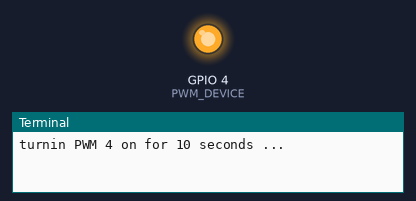
Recording of a program running on a simulated Raspberry Pi (BCM pin numbers). On the bench: output pins drawn as LEDs (lit = HIGH), the last lines printed to the terminal. At 10.0 s the program stops and its outputs stay as they are.

Above: at 0.1 s.
At 10.1 s:
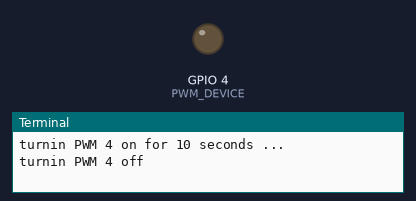
Timing chart, 0 to 11.5 s (numbered marks = the images above):
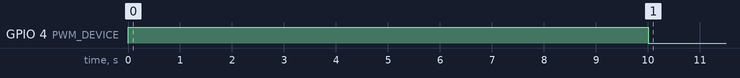

Measured:
- by itself, GPIO 4 (PWM_DEVICE): LOW → HIGH at 0.00 s, → LOW 10.0 s later

The program:

fan_on.py
```python
#!/usr/bin/env python3

from gpiozero import PWMOutputDevice
from time import sleep

PWM_DEVICE = 4

pwm = PWMOutputDevice(PWM_DEVICE)

print("turnin PWM " + str(PWM_DEVICE) + " on for 10 seconds ...")
pwm.on()
sleep(10)
print("turnin PWM " + str(PWM_DEVICE) + " off")
pwm.off()
```
